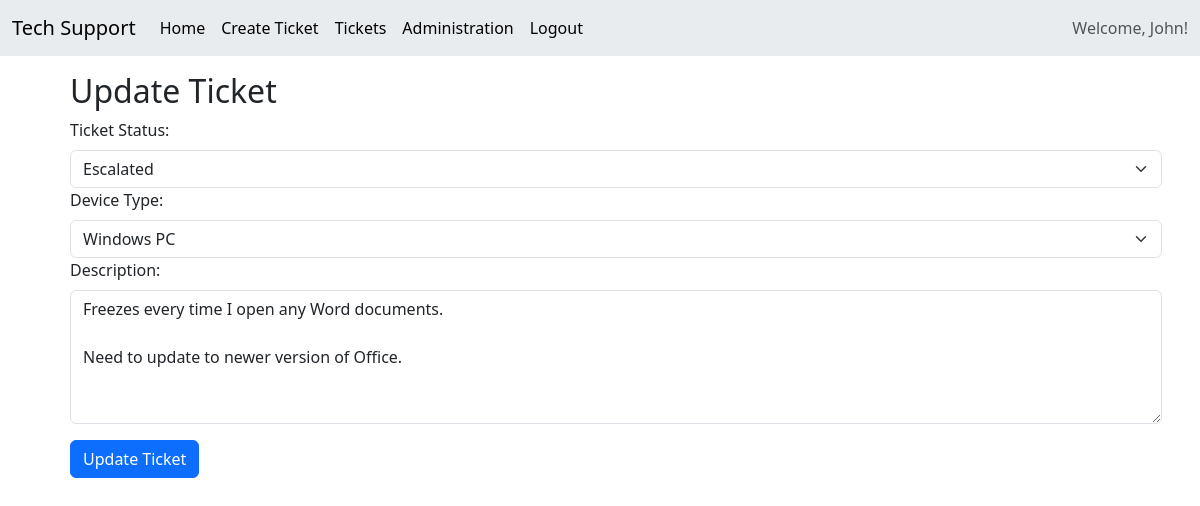
Page /update-ticket.php?id=4 (signed in) on the committed database.
### tables this page shows
CREATE TABLE `users` (
  `user_id` int(11) NOT NULL,
  `first_name` varchar(50) NOT NULL,
  `last_name` varchar(50) NOT NULL,
  `email` varchar(50) NOT NULL,
  `password` varchar(50) NOT NULL,
  `phone_number` varchar(15) NOT NULL,
  `user_type` int(11) NOT NULL DEFAULT 1
);

CREATE TABLE `tickets` (
  `ticket_id` int(11) NOT NULL,
  `timestamp` timestamp NOT NULL DEFAULT current_timestamp(),
  `user_id` int(11) NOT NULL,
  `device_type_id` int(11) NOT NULL,
  `description` varchar(500) NOT NULL,
  `tech_id` int(11) NOT NULL,
  `status_id` int(11) NOT NULL DEFAULT 1
);

### dbcontroller.php (called while the page is built, shortened)
<?php
    class db {
        private $host = "localhost";
        private $user = "techsupport";
        private $pwd = "supportme";
        private $db = "techsupport";
        public $conn;
        function __construct()
        {
            $this->conn = new mysqli($this->host, $this->user, $this->pwd, $this->db)
            or
            die("There was an error: ".$this->conn->connect_error);
        }
        function showStatusTypes()
        {
            $sql = "SELECT * FROM `status`";
            $result = $this->conn->query($sql);
            if($result->num_rows > 0)
            {
                $statuses = array();
                while($row = mysqli_fetch_assoc($result))
                {
                    array_push($statuses, $row);
                }
                return $statuses;
            }
            else{
                print("Machine broke.");
            }
        }
        function getTicketData($id)
        {
            $sql = "SELECT * from `tickets` where ticket_id = $id LIMIT 1";
            return $this->conn->query($sql)->fetch_assoc();
        }
        function getDeviceTypes()
        {
            $sql = "SELECT * FROM devicetypes";
            $result = $this->conn->query($sql);
            if($result->num_rows > 0)
            {
                $types = array();
                while($row = mysqli_fetch_assoc($result))
                {
                    array_push($types, $row);
                }
                return $types;
            }
            else{
                print("Machine broke.");
            }
        }
        function getUserTypeID($typeName)
        {
            $sql = "SELECT user_type_id from usertypes where user_type = '".$typeName."' LIMIT 1";
            $result = $this->conn->query($sql);
            $userTypeID = $result->fetch_row()[0] ?? false;
            if($userTypeID != false)
            {
                return $userTypeID;
            }
            else
            {
                return "Cannot find type";
            }
        }
        function getUserFullName($userID)
        {
            $sql = "SELECT first_name, last_name from users where user_id = '".$userID."' LIMIT 1";
            $result = $this->conn->query($sql);
            $name = $result->fetch_row()[0] ?? false;
            if($name != false)
            {
                return $name;
            }
            else
            {
                return "Guest";
            }
        }
    }
?>

### update-ticket.php (the view, shortened to what this page needs)
<?php
    include "header.php";
?>
<div class="container m-3">
<?php
if(isset($_POST) && !empty($_POST))
    {
        $error = false;
        $errorMsg = "";
        $ticketID = $_POST['ticketID'];
        $status = $_POST['status'];
        $deviceType = $_POST['deviceType'];
        $description = $_POST['description'];
        if(!$error){
            if($db->updateTicket($ticketID, $status, $deviceType, $description))
            {
            echo("<script>
                alertBox = new AlertBox('Ticket has been updated!', 'success').show();
            </script>");
            $ticket = $db->getTicketData($ticketID);
            }
        }
        else
        {
            echo($errorMsg);
        }
    }
else {
    $ticket = $db->getTicketData($_GET["id"]);
}
?>
    <h2>Update Ticket</h2>
    <div class="containter-fluid">
        <form id="updateTicketsForm" method="POST" onsubmit="validateTicketCreation()">
        <label class="form-label" for="selection">Ticket Status:</label>
        <select class="form-select" type="select" name="status">
            <?php
                $statuses = $db->showStatusTypes();
                foreach($statuses as $status)
                {
                    if($ticket["status_id"] == $status['status_id'])
                    {
                        print("<option selected value='".$status['status_id']."'>".$status['status']."</option>");
                    }
                    else{
                        print("<option value='".$status['status_id']."'>".$status['status']."</option>");
                    }
                }
            ?>
        </select>
        <label class="form-label" for="selection">Device Type:</label>
        <select class="form-select" type="select" name="deviceType">
            <?php
                $types = $db->getDeviceTypes();
                foreach($types as $type)
                {
                    if($ticket["device_type_id"] == $type['device_type_id'])
                    {
                        print("<option selected value='".$type['device_type_id']."'>".$type['device_type']."</option>");
                    }
                    else{
                        print("<option value='".$type['device_type_id']."'>".$type['device_type']."</option>");
                    }
                }
            ?>
        </select>
    </div>
    <div class="mb-3">
        <label class="form-label" for="description">Description:</label>
        <textarea class="form-control"name='description' maxlength=500 rows="5"><?php print($ticket["description"]);?></textarea>
    </div>
    <button class="btn btn-primary" value="Update Ticket">Update Ticket</button>
</div>
<?php include "footer.php"?>

### header.php (shortened to what this page needs)
<!doctype html>
<html lang="en">
    <head>
        <link href="https://cdn.jsdelivr.net/npm/bootstrap@5.3.0-alpha2/dist/css/bootstrap.min.css" rel="stylesheet">
        <link href="https://getbootstrap.com/docs/5.3/assets/css/docs.css" rel="stylesheet">
        <?php
                include "dbcontroller.php";
            ?>
    </head>
    <body>
    <?php
        $db = new db();
    ?>
    <nav class="navbar navbar-expand-lg bg-body-secondary">
        <div class="container-fluid">
            <a class="navbar-brand" href="index.php">Tech Support</a>
            <div class="collapse navbar-collapse" id="menuItems">
                <ul class="navbar-nav me-auto mb2 mb-lg-0">
                    <li class="nav-item">
                        <a class="nav-link active" href="index.php">Home</a>
                    </li>
                    <?php
                        if(isset($_SESSION) && !empty($_SESSION))
                        {
                            echo("
                                <li class='nav-item'>
                                    <a class='nav-link active' href='create-ticket.php'>Create Ticket</a>
                                </li>
                            ");
                            if($_SESSION["userType"] == $db->getUserTypeID("Technician") || $_SESSION["userType"] == $db->getUserTypeID("Manager"))
                            {
                                echo("
                                    <li class='nav-item'>
                                        <a class='nav-link active' href='tickets.php'>Tickets</a>
                                    </li>
                                ");
                            }
                            if($_SESSION["userType"] == $db->getUserTypeID("Manager"))
                            {
                                echo("
                                    <li class='nav-item'>
                                        <a class='nav-link active' href='administration.php'>Administration</a>
                                    </li>
                                ");
                            }
                            echo("
                                <li class='nav-item'>
                                    <a class='nav-link active' href='logout.php'>Logout</a>
                                </li>
                            ");
                        }
                    ?>
                </ul>
                <?php
                    if(isset($_SESSION) && !empty($_SESSION)){
                        echo("
                            <span class='navbar-text'>
                                Welcome, ".$db->getUserFullName($_SESSION['userID'])."!
                            </span>
                        ");
                    }
                ?>
            </div>
        </div>
    </nav>
    <div class="container">

### rows in the picture
users: first_name "John"
tickets: description "Freezes every time I open any Word documents. Need to update to newer version of Office."

### other values in the picture
form field status "Escalated"
form field deviceType "Windows PC"
